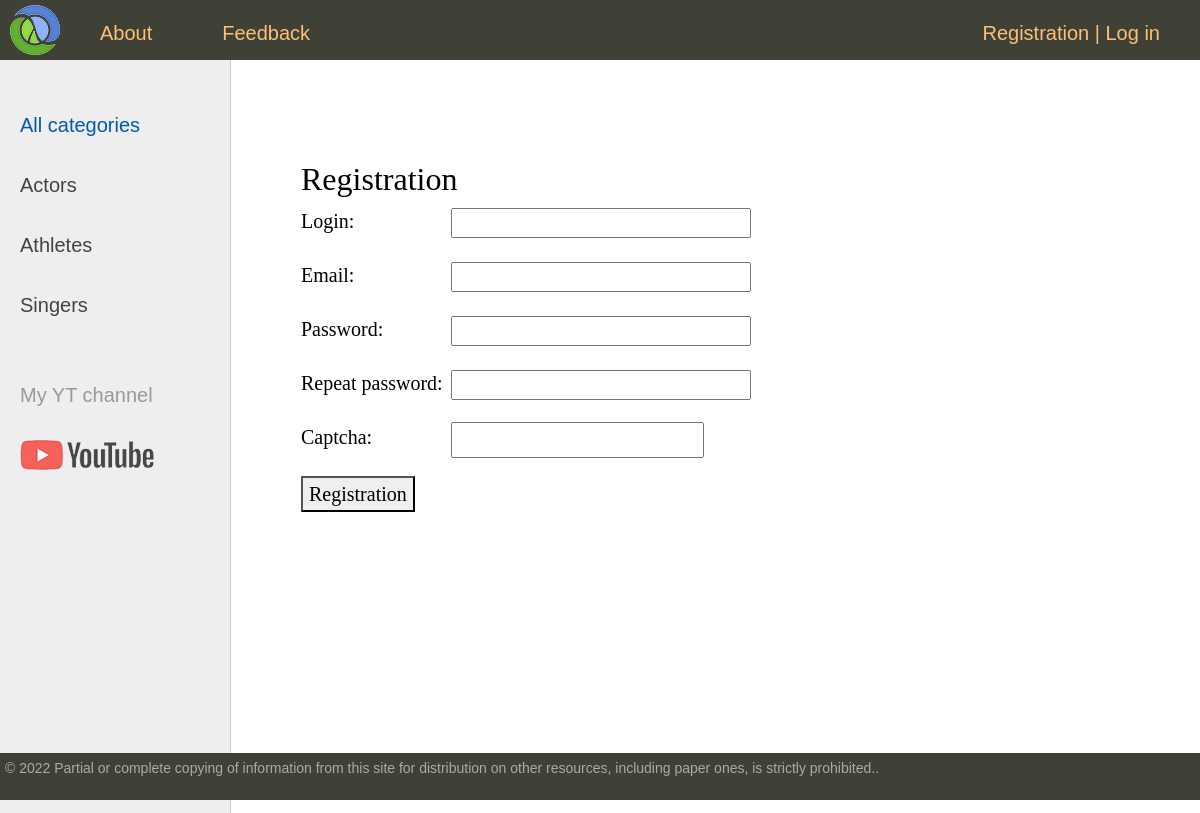
Screenshot of /register/ with the database file from the repository.
### men/models.py (models this page shows, shortened)
class Category(models.Model):
    name = models.CharField(max_length=100, db_index=True, verbose_name="Category")
    slug = models.SlugField(max_length=255, unique=True, db_index=True, verbose_name="URL")
    def get_absolute_url(self):
        return reverse('category', kwargs={'cat_slug': self.slug})
    class Meta:
        verbose_name = 'category'
        verbose_name_plural = 'categories'
        ordering = ['id']

### men/views.py (the view, shortened to what this page needs)
# urls.py: path('register/', RegisterUser.as_view(), name='register'),
class RegisterUser(DataMixin, CreateView):
    form_class = RegisterUserForm
    template_name = 'men/register.html'
    success_url = reverse_lazy('login')
    def get_context_data(self, *, object_list=None, **kwargs):
        context = super().get_context_data(**kwargs)
        c_def = self.get_user_context(title="Registration")
        return dict(list(context.items()) + list(c_def.items()))

### men/forms.py
class RegisterUserForm(UserCreationForm):
    username = forms.CharField(label='Login', widget=forms.TextInput(attrs={'class': 'form-input'}))
    email = forms.EmailField(label='Email', widget=forms.EmailInput(attrs={'class': 'form-input'}))
    password1 = forms.CharField(label='Password', widget=forms.PasswordInput(attrs={'class': 'form-input'}))
    password2 = forms.CharField(label='Repeat password', widget=forms.PasswordInput(attrs={'class': 'form-input'}))
    captcha = CaptchaField()
    class Meta:
        model = User
        fields = ('username', 'email', 'password1', 'password2')

### men/utils.py (called while the page is built)
    def get_user_context(self, **kwargs):
        context = kwargs
        cats = cache.get('cats')
        if not cats:
            cats = Category.objects.annotate(Count('men'))
            cache.set('cats', cats, 60)
        user_menu = menu.copy()
        if not self.request.user.is_authenticated:
            user_menu.pop(1)
        context['menu'] = user_menu
        context['cats'] = cats
        if 'cat_selected' not in context:
            context['cat_selected'] = 0
        return context

### men/templates/men/register.html (shortened to what this page needs)
{% extends 'men/base.html' %}
{% block content %}
<h1>{{title}}</h1>
<form method="post">
{% for f in form %}
<p><label class="form-label" for="{{ f.id_for_label }}">{{f.label}}: </label>{{ f }}</p>
{% endfor %}
    <button type="submit">Registration</button>
</form>
{% endblock %}

### men/templates/men/base.html (shortened to what this page needs)
{% load static %}
{% load men_tags %}
<!DOCTYPE html>
<html>
<head>
	<link rel="stylesheet" href="https://cdn.jsdelivr.net/npm/bootstrap@4.6.2/dist/css/bootstrap.min.css">
	<link type="text/css" href="{% static 'men/css/styles.css' %}" rel="stylesheet" />
</head>
<body>
<table class="table-page" border=0 cellpadding="0" cellspacing="0">
<tr><td valign=top>
{% block mainmenu %}
		<div class="header">
			<ul id="mainmenu" class="mainmenu">
			<li class="logo"><a href="{% url 'home' %}"><div class="logo"></div></a></li>
{% for m in menu %}
			<li><a href="{% url m.url_name %}">{{m.title}}</a></li>
{% endfor %}
				{% if request.user.is_authenticated %}
				<li class="last"> {{user.username}} | <a href="{% url 'logout' %}">Log out</a></li>
				{% else %}
				<li class="last"><a href="{% url 'register' %}">Registration</a> | <a href="{% url 'login' %}">Log in</a></li>
				{% endif %}
			</ul>
		</div>
{% endblock mainmenu %}
<table class="table-content" border=0 cellpadding="0" cellspacing="0">
<tr>
	<td valign="top" class="left-chapters">
	<ul id="leftchapters">
{% if cat_selected == 0 %}
		<li class="selected">All categories</li>
{% else %}
		<li><a href="{% url 'home' %}">All categories</a></li>
{% endif %}
{% for c in cats %}
{% if c.men__count > 0 %}
	{% if c.pk == cat_selected %}
		<li class="selected">{{c.name}}</li>
	{% else %}
		<li><a href="{{ c.get_absolute_url }}">{{c.name}}</a></li>
	{% endif %}
{% endif %}
{% endfor %}
		<li class="share">
		<p>My YT channel</p>
		<a class="share-yt" href="https://www.youtube.com/watch?v=dQw4w9WgXcQ&ab_channel=RickAstley" target="_blank" rel="nofollow"></a>
		</li>
	</ul>
</td>
<td valign="top" class="content">
	<div class="content-text">
{% block content %}
{% endblock %}
	</div>
</td></tr></table>
</td></tr>
<tr><td valign=top>
	<div id="footer">
		<p>&copy; 2022 Partial or complete copying of information from this site for distribution on other resources, including paper ones, is strictly prohibited..</p>
	</div>
</td></tr></table>
</body>
</html>

### men/static/men/css/styles.css (style rules this page uses)
html, body { font-family: 'Arial'; margin: 0; padding: 0; height: 100%; width: 100%; color: #444; }
a { color: #0059b2; text-decoration: none; }
.table-page { width: 100%; height: 100%; vertical-align: top; }
.table-page tr { height: 100%; }
.header { background: #3F4137; height: 60px; }
.logo { background: url('../images/logo.png') no-repeat 10px 5px; width: 70px; height: 60px; }
ul.mainmenu { list-style: none; margin: 0; padding: 0; height: 60px; color: #fdc073; font-size: 20px; overflow: hidden; }
ul.mainmenu li { float: left; margin: 18px 40px 0 30px; }
ul.mainmenu li.logo { margin: 0; }
ul.mainmenu li.last { float: right; }
ul.mainmenu li a { color: #fdc073; text-decoration: none; }
.table-content { width: 100%; min-height: 100%; height: 100%; }
.left-chapters { margin: 0; background: #eee; border-right: 1px solid #ccc; min-height: 100%; }
.left-chapters ul { width: 230px; min-height: 100%; margin: 0; padding: 20px 10px 10px 20px; list-style: none; font-size: 20px; }
.left-chapters ul li { margin: 30px 0 0 0; color: #999; }
.left-chapters ul li.selected { color: #0059b2; }
.left-chapters ul li a { color: #444; text-decoration: none; }
.left-chapters ul li.share { margin: 60px 0 0 0; }
.left-chapters ul li.share p { margin: 30px 0 30px 0; }
.left-chapters ul li.share a { display: inline-block; width: 40px; height: 40px; margin: 0 20px 0 0; }
.left-chapters ul li.share a.share-yt { width: 100%; height: 30px; background: url('../images/share_yt.png') no-repeat 0 0 }
.content { padding: 40px 20px 20px 40px; width: 100%; box-sizing: border-box; }
.content-text { margin: 60px 0 0 30px; color: #000; font-size: 20px; font-family: Yandex Sans Display Light; }
.content-text h1 { font-size: 32px; }
#footer { box-sizing: border-box; background: #3F4137; padding: 5px; color: #aaa; font-size: 14px; font-family: Verdana, Geneva, Arial, Helvetica; text-align: left; overflow: hidden; }
.form-input { width: 300px; font-size: 16px; }
.form-label { display: inline-block; min-width: 150px; vertical-align: top; }

### rows the page displays
Category: name "Actors"
Category: name "Athletes"
Category: name "Singers"

### other values shown
{{ m.title }} "About" "Feedback"
{{ title }} "Registration"
{{ f.label }} "Login" "Email" "Password" "Repeat password" "Captcha"
